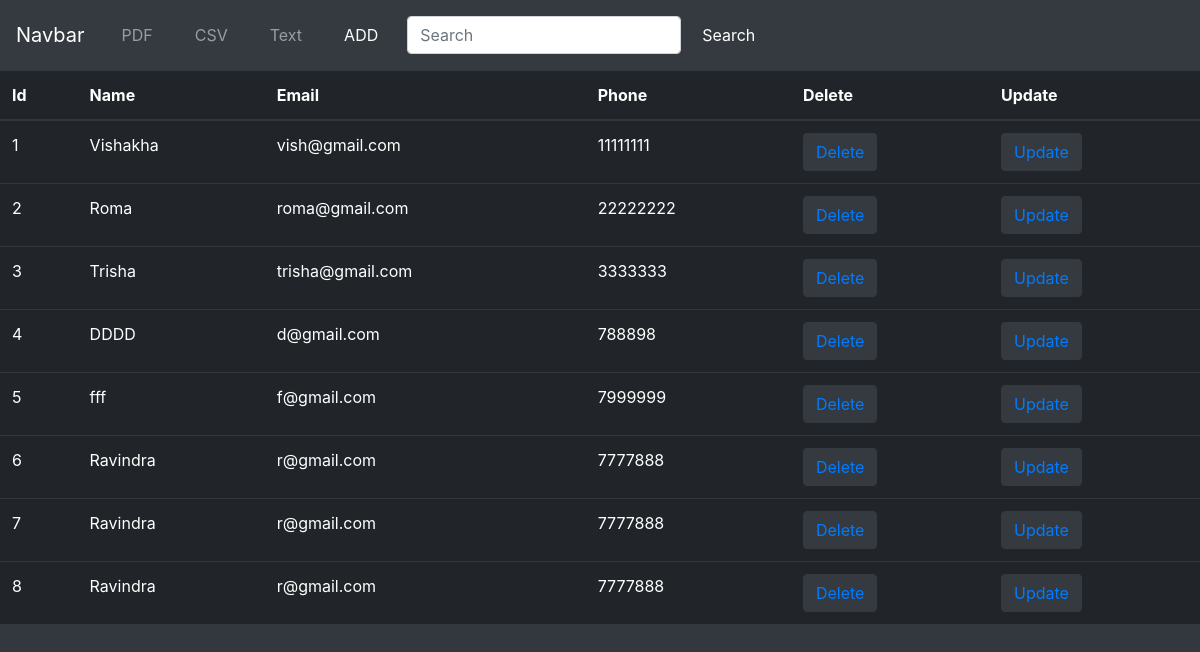
The app's page /, older data.
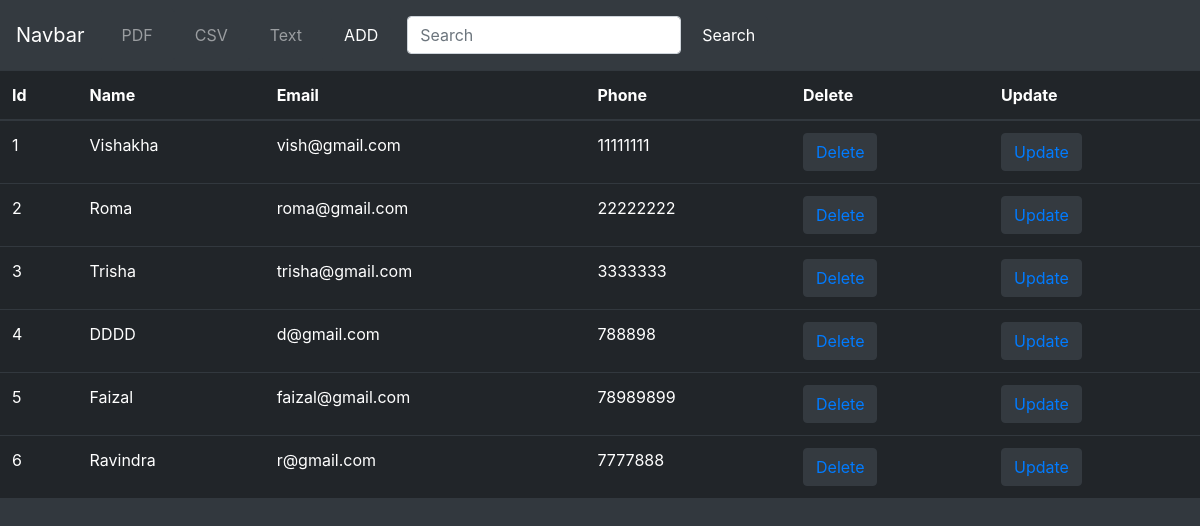
The same page, newer data.
### home/models.py (models this page shows, shortened)
class vish(models.Model):
    name=models.CharField(max_length=50)
    email=models.EmailField()
    phone=models.CharField(max_length=20)

### home/views.py (the view)
# urls.py: path('',views.form),
def form(request):
	data= vish.objects.all()
	return render(request,'index.html',{'data':data})

### home/templates/index.html (shortened to what this page needs)
<!doctype html>
<html lang="en">
  <head>
    <link rel="stylesheet" href="https://cdn.jsdelivr.net/npm/bootstrap@4.0.0/dist/css/bootstrap.min.css">
  </head>
  <body>
    <nav class="navbar navbar-expand-lg navbar-dark bg-dark justify-content-between ">
        <a class="navbar-brand" href="#">Navbar</a>
        <div class="collapse navbar-collapse" id="navbarNav">
          <ul class="navbar-nav">
            <li class="nav-item active">
              <button class="btn btn-dark white"><a class="nav-link" href="/pdf/">PDF<span class="sr-only">(current)</span></a></button>
            </li>
            <li class="nav-item active">
              <button class="btn btn-dark white"><a class="nav-link" href="/csv/">CSV</a></button>
            </li>
            <li class="nav-item active">
               <button type="button" class="btn btn-dark text-white"><a class="nav-link" href="/text/">Text</a></button>
            </li>
              <li class="nav-item active p-2">
                <button type="button" class="btn btn-dark white" data-toggle="modal" data-target="#exampleModal">
                    ADD
                  </button>
            </li>
            <li class="nav-item active p-2 ">
            <form class="form-inline" method="post" action="/search/">
                <input class="form-control mr-sm-2" type="search" name="search" placeholder="Search" aria-label="Search">
                <button class="btn btn-dark white my-2 my-sm-0" type="submit">Search</button>
              </form>
            </li>
          </ul>
        </div>
      </nav>
      <div>
        <table class="table table-dark">
            <thead>
              <tr>
                <th>Id</th>
                <th scope="col">Name</th>
                <th scope="col">Email</th>
                <th scope="col">Phone</th>
                <th scope="col">Delete</th>
                <th scope="col">Update</th>
              </tr>
            </thead>
            <tbody>
              <tr>
                {% for i in data %}
                <td>{{i.id}}</td>
                <td>{{i.name}}</td>
                <td>{{i.email}}</td>
                <td>{{i.phone}}</td>
                <td><button  class="btn btn-dark white"><a href="del?id={{i.id}}">Delete</a></td></button>
                <td><button  class="btn btn-dark white"><a href="update_page?id={{i.id}}"> Update</a></button></td>
              </tr>
              {% endfor %}
            </tbody>
          </table>
      </div>
  </body>
</html>

### home/templates/index.html (style rules this page uses)
body { background-color: #32383e; }

Row changes from the older to the newer data that the page shows:
removed vish: id "7", name "Ravindra", email "r@gmail.com", phone "7777888"
removed vish: id "8", name "Ravindra", email "r@gmail.com", phone "7777888"
changed vish id 5: name "fff" → "Faizal"; email "f@gmail.com" → "faizal@gmail.com"; phone "7999999" → "78989899"
